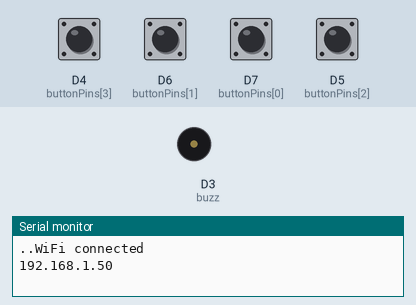
The sketch below on a simulated ESP8266 (NodeMCU). On the bench: buzzer (waves = sounding, pin HIGH), the last lines printed to the serial monitor. Inputs (shaded band) come from the test bench; at power-on: D4 (buttonPins[3]), D5 (buttonPins[2]), D6 (buttonPins[1]), D7 (buttonPins[0]) HIGH. WiFi joins after 1.5 s; servers stay silent unless stated; network time is answered at once with the bench clock; the modem accepts every AT command (registered, SIM ready, sends succeed) and sends nothing else.

Above: at 9.3 s.
9.4 s: D4 (buttonPins[3]) pulled LOW for 0.15 s
At 10.4 s:
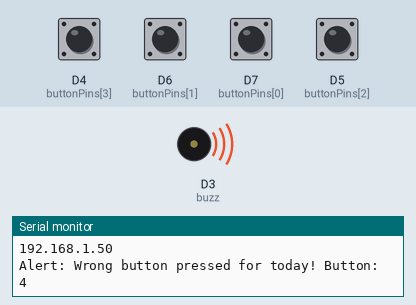
11.0 s: D6 (buttonPins[1]) pulsed LOW 5 times (0.12 s each, 0.3 s apart)
15.5 s: D6 (buttonPins[1]) pulled LOW for 0.15 s
18.6 s: D6 (buttonPins[1]) pulled LOW for 1 s
22.6 s: D4 (buttonPins[3]) driven LOW and D6 (buttonPins[1]) driven LOW
Timing chart, 0 to 37.5 s (numbered marks = the images above; inputs shaded):
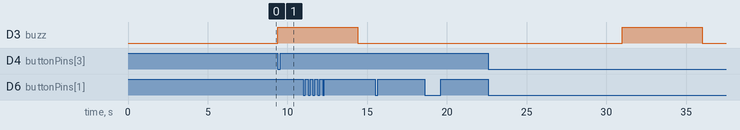

Measured:
- after the input at 9.4 s, D3 (buzz): LOW → HIGH at once
- after the input at 15.5 s, every drawn part: stays the same

The sketch:

Wrong_pills_and_counter_code.ino
```cpp
#include <ESP8266WiFi.h>
#include <WiFiUdp.h>
#include <NTPClient.h>
#include <ESP8266WebServer.h>
#include <SoftwareSerial.h>

// Network credentials
const char* ssid = "iQOO Neo6";
const char* password = "tejasasi1234";

WiFiUDP ntpUDP;
NTPClient timeClient(ntpUDP);
ESP8266WebServer server(80);
SoftwareSerial gsm(0, 1);

const String PHONE_1 = "+917396801423";
const int buttonPins[] = {D7, D6, D5, D4};  // Array of GPIO pins for the buttons
const int numButtons = 4;  // Number of buttons
volatile int counters[numButtons] = {100, 100, 100, 100};  // Array of counters for each button
int validButtons[7][2] = {{0, 1}, {1, 2}, {2, 3}, {0, 3}, {1, 3}, {0, 2}, {3, 4}};  // Valid buttons for each day of the week (Sun = 0)
int buzz = D3;

// Individual interrupt service routines for each button
void IRAM_ATTR handleButtonPress0() { commonButtonHandler(0); }
void IRAM_ATTR handleButtonPress1() { commonButtonHandler(1); }
void IRAM_ATTR handleButtonPress2() { commonButtonHandler(2); }
void IRAM_ATTR handleButtonPress3() { commonButtonHandler(3); }

void setup() {
  Serial.begin(9600);

  WiFi.begin(ssid, password);

  while (WiFi.status() != WL_CONNECTED) {
    delay(1000);
    Serial.print(".");
  }
  Serial.println("WiFi connected");
  delay(1000);
  Serial.println(WiFi.localIP());
  delay(1000);
  server.on("/", HTTP_GET, []() {
    String html = "<html><body>";
    html += "<h1>ESP8266 Counters</h1>";
    html += "<p>Counter 1: " + String(counters[0]) + "</p>";
    html += "<p>Counter 2: " + String(counters[1]) + "</p>";
    html += "<p>Counter 3: " + String(counters[2]) + "</p>";
    html += "<p>Counter 4: " + String(counters[3]) + "</p>";
    html += "</body></html>";
    server.send(200, "text/html", html);
  });
  delay(1000);
  server.begin();
  delay(1000);
  gsm.begin(9600);   // Setting the baud rate of GSM Module
  delay(100);

  gsm.println("AT");
  delay(1000);
  gsm.println("AT+CMGF=1"); // Set SMS mode to text
  delay(1000);
  gsm.println("AT+CNMI=1,2,0,0,0");

  timeClient.begin();
  timeClient.setTimeOffset(3600);  // Set the correct time offset in seconds (example for GMT+1)

  pinMode(buttonPins[0], INPUT_PULLUP);
  attachInterrupt(digitalPinToInterrupt(buttonPins[0]), handleButtonPress0, FALLING);
  pinMode(buttonPins[1], INPUT_PULLUP);
  attachInterrupt(digitalPinToInterrupt(buttonPins[1]), handleButtonPress1, FALLING);
  pinMode(buttonPins[2], INPUT_PULLUP);
  attachInterrupt(digitalPinToInterrupt(buttonPins[2]), handleButtonPress2, FALLING);
  pinMode(buttonPins[3], INPUT_PULLUP);
  attachInterrupt(digitalPinToInterrupt(buttonPins[3]), handleButtonPress3, FALLING);
  pinMode(buzz, OUTPUT);
}

void loop() {
  server.handleClient();
  timeClient.update();
}

void commonButtonHandler(int buttonIndex) {
  if (checkButtonValidity(buttonIndex)) {
    counters[buttonIndex]--;
    delay(1000);

    if (counters[buttonIndex] <= 95) {
      Serial.print("Threshold alert with button number: ");
      Serial.println(buttonIndex + 1);
      send_sms(buttonIndex);
    }
  }
}

bool checkButtonValidity(int buttonIndex) {
  int dayOfWeek = 2;//timeClient.getDay();  // Get the current day of the week, where 1 is Monday and 7 is Sunday

  int *allowedButtons = validButtons[dayOfWeek - 1];  // Get the allowed buttons for today
  if (allowedButtons[0] == buttonIndex || allowedButtons[1] == buttonIndex) {
    return true;
  } else {
    Serial.print("Alert: Wrong button pressed for today! Button: ");
    Serial.println(buttonIndex + 1);
    digitalWrite(buzz,HIGH);
    delay(5000);
    digitalWrite(buzz,LOW);
    return false;
  }
}

void send_sms(int buttonIndex)
{
    Serial.println("sending sms....");
    gsm.print("AT+CMGF=1\r");
    delay(1000);
    gsm.print("AT+CMGS=\"+917396801423\"");
    delay(1000);
    gsm.print("medicine are about to complete");
    delay(100);
    gsm.print(buttonIndex);
    delay(100);
    gsm.write(26);
    delay(1000);
    Serial.println("SMS sent");
}
```
